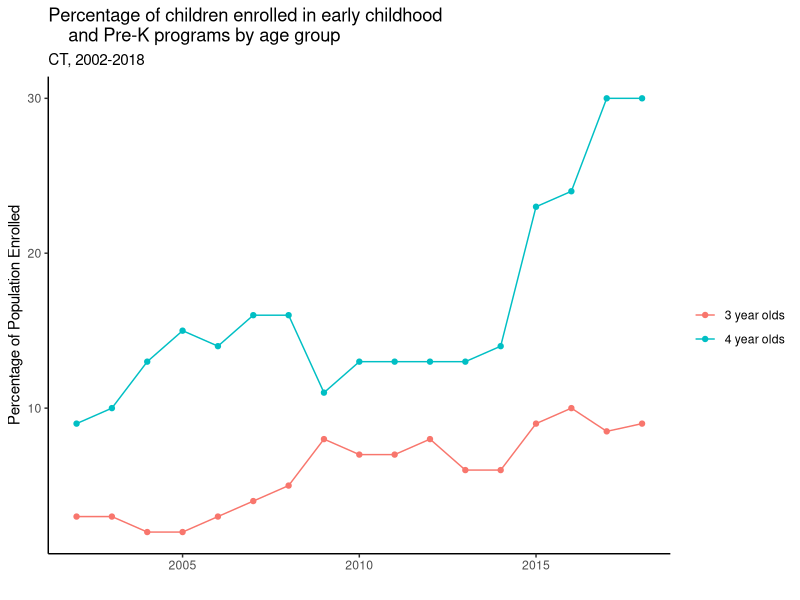

Here is the R script that generated this plot:
## ---- chunk 1
#| label: fig-pct-enroll
#| echo: false
#| message: false
#| warning: false
#| fig-cap: Quick Example Plot

library(ggplot2)
library(dplyr)

four_yo <- c(9,10,13,15,14,16,16,11,13,13,13,13,14,23,24,30,30)
three_yo <- c(3,3,2,2,3,4,5,8,7,7,8,6,6,9,10,8.5,9)

prek_enrollment <- 
  dplyr::tibble(
    pct_enroll = c(four_yo, three_yo),
    year = c(2002:2018, 2002:2018),
    age = c(rep("4 year olds", 17), rep("3 year olds", 17))
  )

ggplot(prek_enrollment, aes(year, pct_enroll)) +
  geom_point(aes(col = age)) +
  geom_line(aes(col = age)) +
  theme_classic() +
  labs(
    title = 
    "Percentage of children enrolled in early childhood 
    and Pre-K programs by age group",
    subtitle = "CT, 2002-2018",
    col = "",
    x = "",
    y = "Percentage of Population Enrolled"
  )

#TODO add guides
#TODO add proper colors
#TODO add source caption
#TODO more years on x axis
#TODO remove y axis line
  
  
  
